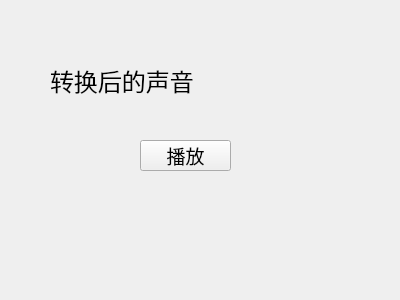
<?xml version="1.0" encoding="UTF-8"?>
<ui version="4.0">
 <class>Result_1</class>
 <widget class="QWidget" name="Result_1">
  <property name="geometry">
   <rect>
    <x>0</x>
    <y>0</y>
    <width>400</width>
    <height>300</height>
   </rect>
  </property>
  <property name="windowTitle">
   <string>Form</string>
  </property>
  <widget class="QLabel" name="label">
   <property name="geometry">
    <rect>
     <x>50</x>
     <y>60</y>
     <width>151</width>
     <height>41</height>
    </rect>
   </property>
   <property name="font">
    <font>
     <family>华文新魏</family>
     <pointsize>18</pointsize>
    </font>
   </property>
   <property name="text">
    <string>转换后的声音：</string>
   </property>
  </widget>
  <widget class="QPushButton" name="pushButton">
   <property name="geometry">
    <rect>
     <x>140</x>
     <y>140</y>
     <width>91</width>
     <height>31</height>
    </rect>
   </property>
   <property name="font">
    <font>
     <family>华文新魏</family>
     <pointsize>14</pointsize>
    </font>
   </property>
   <property name="text">
    <string>播放</string>
   </property>
  </widget>
 </widget>
 <resources/>
 <connections/>
</ui>
